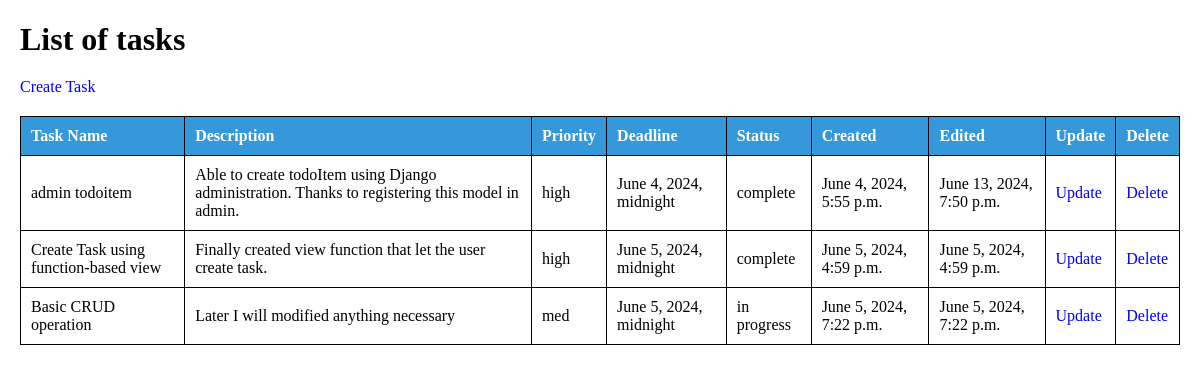
Before: / with the older database file.
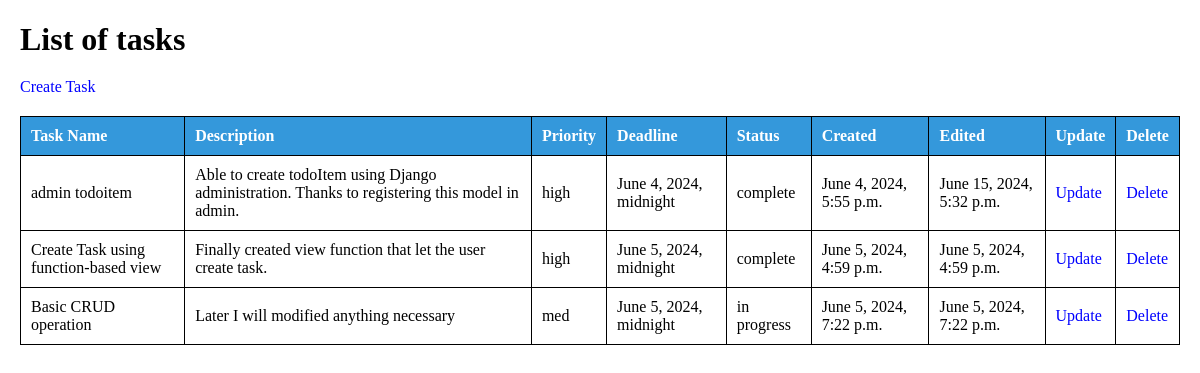
After: the same page with the newer database file.
### todo_app/models.py (models this page shows, shortened)
class TaskModel(models.Model):
	PRIORITY_CHOICES = {
		'low': 'Low',
		'med': 'Medium',
		'high': 'High'
	}
	STATUS_CHOICES = {
		'not started': 'Not started',
		'in progress': 'In progress',
		'complete': 'Complete'
	}
	task_name = models.CharField(max_length=200)
	description = models.CharField(max_length=400, blank=True)
	priority = models.CharField(max_length=4, choices=PRIORITY_CHOICES)
	deadline = models.DateTimeField()
	status = models.CharField(max_length=11, choices=STATUS_CHOICES)
	created = models.DateTimeField(auto_now_add=True)
	edited = models.DateTimeField(auto_now=True)

### todo_app/views.py (the view)
# urls.py: path('', views.read_task, name='home'),
def read_task(request):  # shows the list of all tasks
	tasks = TaskModel.objects.all()
	return render(request, "todo_app/home.html", {'tasks': tasks})

### todo_app/templates/todo_app/home.html (shortened to what this page needs)
<!DOCTYPE html>
<html lang="en">
{% load static %}
<link rel="stylesheet" href="{% static 'todo_app/style.css' %}">
<head>
</head>
<body>
<h1>List of tasks</h1>
<a href="{% url 'create' %}">Create Task</a>
    <table>
        <thead>
            <tr>
                <th>Task Name</th>
                <th>Description</th>
                <th>Priority</th>
                <th>Deadline</th>
                <th>Status</th>
                <th>Created</th>
                <th>Edited</th>
                <th>Update</th>
                <th>Delete</th>
            </tr>
        </thead>
        <tbody>
            {% for task in tasks %}
                <tr>
                    <td>{{ task.task_name }}</td>
                    <td>{{ task.description }}</td>
                    <td>{{ task.priority }}</td>
                    <td>{{ task.deadline }}</td>
                    <td>{{ task.status }}</td>
                    <td>{{ task.created }}</td>
                    <td>{{ task.edited }}</td>
                    <td>
                        <a href="{% url 'update' task.id %}">Update</a>
                    </td>
                    <td>
                        <a href="{% url 'delete' task.id %}">Delete</a>
                    </td>
                </tr>
            {% endfor %}
        </tbody>
    </table>
</body>
</html>

Changed rows visible on the page:
changed TaskModel "admin todoitem": edited "June 13, 2024, 7:50 p.m." → "June 15, 2024, 5:32 p.m."
